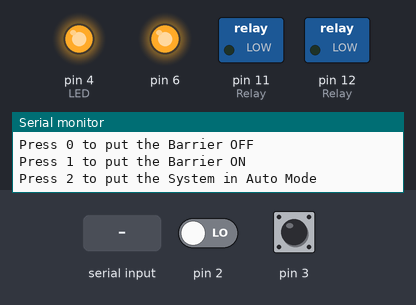
A sketch run on a simulated Arduino Uno, built with avr-gcc and run on an emulated ATmega328P. On the bench: switched loads named in the sketch (green lamp = pin HIGH), output pins drawn as LEDs (lit = HIGH), the last lines printed to the serial monitor. Inputs (shaded band) come from the test bench; at power-on: pin 2 LOW, pin 3 HIGH.

Above: at 1.2 s.
1.3 s: "1" received over Serial
At 2.5 s:
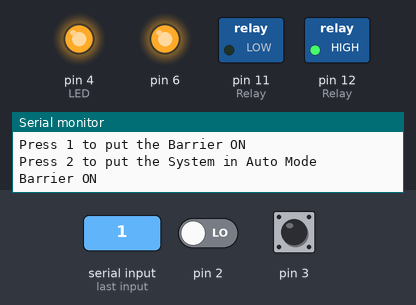
2.8 s: "0" received over Serial
At 4.9 s:
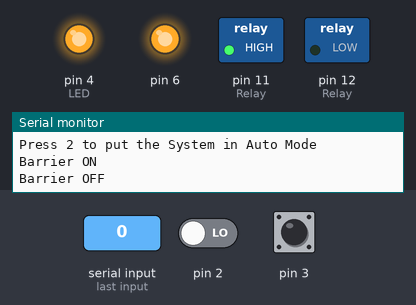
Timing chart, 0 to 8.8 s (numbered marks = the images above; inputs shaded):
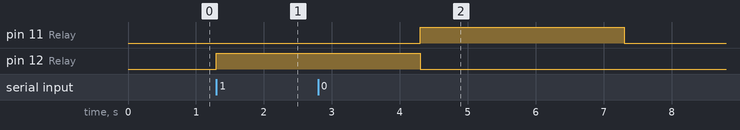

Measured:
- after the input at 1.3 s, pin 12 (Relay): LOW → HIGH at once
- after the input at 2.8 s, pin 11 (Relay): LOW → HIGH after 1.5 s, → LOW 3.0 s later

The sketch:

Highway_Speed_Warning_with_Barrier.ino
```cpp
#include <SoftwareSerial.h>
SoftwareSerial BTserial(0,1); // RX | TX
// Connect the HC-05 TX to Arduino pin 0 RX.
// Connect the HC-05 RX to Arduino pin 1 TX through a voltage divider.
//

char c;
int p=1;    //variable for gate auto mode
int sensor1 = 2;
int sensor2 = 3;


int Time1;
int Time2;
int Time;
int flag = 0;

int distance = 27;

int Speed;

void setup() {
  // put your setup code here, to run once:

  Serial.begin(9600);
  Serial.println("Over Speed Controlling System is ready");
  Serial.println("Press 0 to put the Barrier OFF");
  Serial.println("Press 1 to put the Barrier ON");
  Serial.println("Press 2 to put the System in Auto Mode");

  BTserial.begin(38400);

  pinMode(12, OUTPUT); //Relay
  digitalWrite(12, LOW);  //Initially off
   pinMode(11, OUTPUT); //Relay
  digitalWrite(11, LOW);  //Initially off

  attachInterrupt(0,fun1,RISING);
  attachInterrupt(1,fun2,FALLING);

  pinMode(4, OUTPUT); //LED
  digitalWrite(4, HIGH);    //LED off

  pinMode(6, OUTPUT); //
  digitalWrite(6, HIGH);


}

void fun1()
{
  Time1 = millis();
  if (flag == 0) {flag = 1;}
  else {flag = 0;}
}

void fun2()
{
  Time2 = millis();
  if (flag == 0) {flag = 1;}
  else {flag = 0;}
}


void loop() {
  // put your main code here, to run repeatedly:

 Label1:  digitalWrite(4, HIGH);
          digitalWrite(6, HIGH);


                   // Keep reading from Arduino Serial Monitor and send to HC-05
                  if (Serial.available())
                  {
                       c =  Serial.read();
                       BTserial.write(c);

                       if(c=='1')
                       {

                          digitalWrite(12, HIGH);
                          digitalWrite(11, LOW);// Gates on
                          p=1;
                          Serial.println("Barrier ON");
                          delay(3000);
                          digitalWrite(12, LOW);
                          digitalWrite(11, LOW);
                       }

                        else if(c=='0')
                        {

                           digitalWrite(12, LOW);
                           digitalWrite(11, HIGH);//Gates off
                            p=1;
                           Serial.println("Barrier OFF");
                           delay(3000);
                           digitalWrite(12, LOW);
                           digitalWrite(11, LOW);
                        }

                        else if(c=='2')
                        {
                           p=2;
                           digitalWrite(12, LOW);
                           digitalWrite(11, LOW);
                           Serial.println("System on AUTO MODE");
                         }
                  }


  if (flag == 0)
          {
                   if(Time1 > Time2)
                   {
                      Time = Time1-Time2;
                      Speed =(distance*1000)/Time;

                     }
                   else if(Time2 > Time1)
                   {
                      Time = Time2 - Time1;
                      Speed = (distance*1000)/Time;

                    }
                   else
                   {
                      Speed = 0;

                    }
          }

          if (Speed > 40)
          {

                     digitalWrite(4, LOW);
                     digitalWrite(6, LOW);


                     if(p==2)
                     {
                          digitalWrite(12, HIGH);
                          digitalWrite(11, LOW);
                          delay(5000);
                          digitalWrite(12, LOW);
                          digitalWrite(11, LOW);
                      }


                        delay(2000);

                      Time1 = 0;
                      Time2 = 0;
                      Speed=0;

                      goto Label1;
           }


}
```
